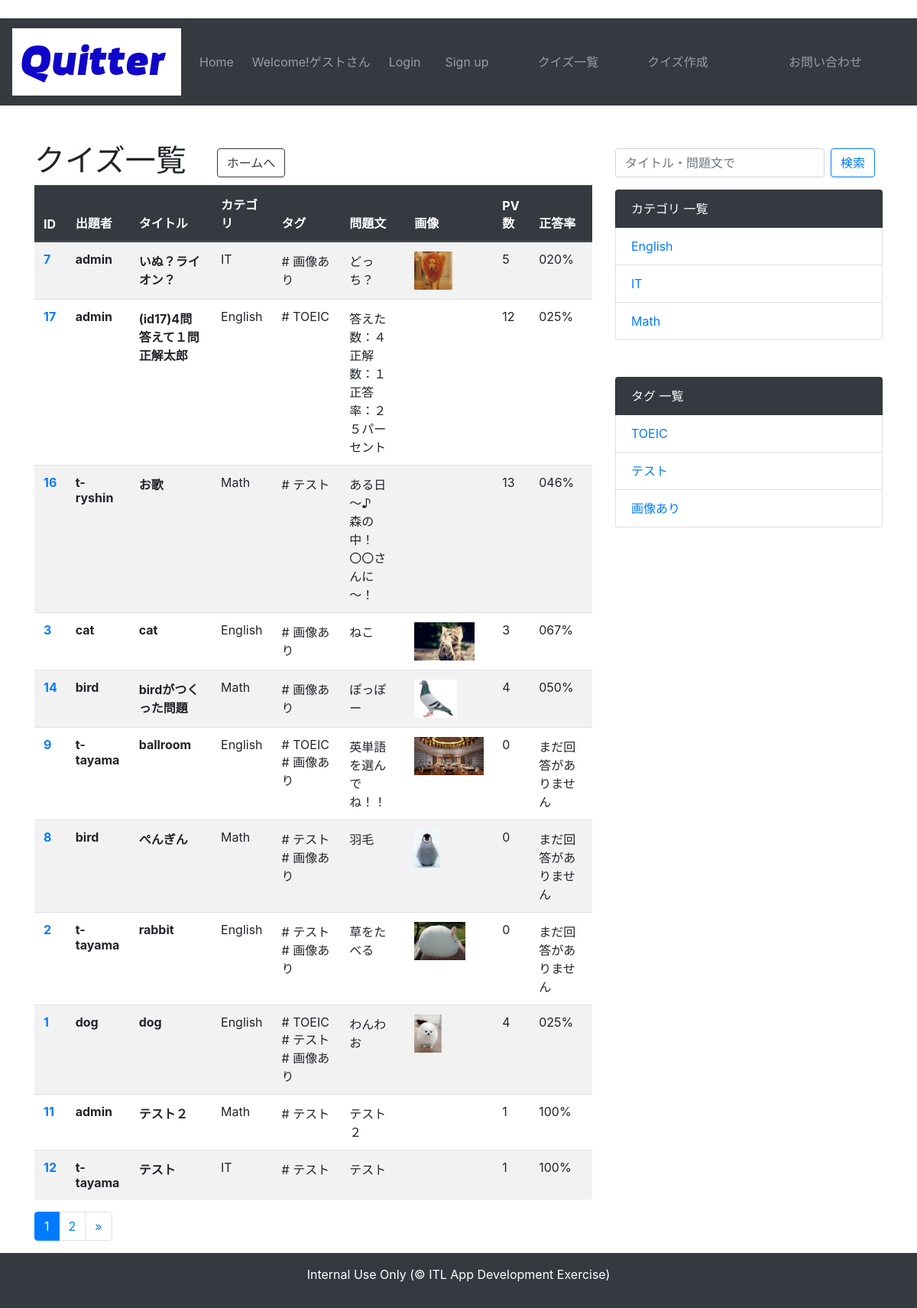
Page /quiz/list/ on the earlier database version.
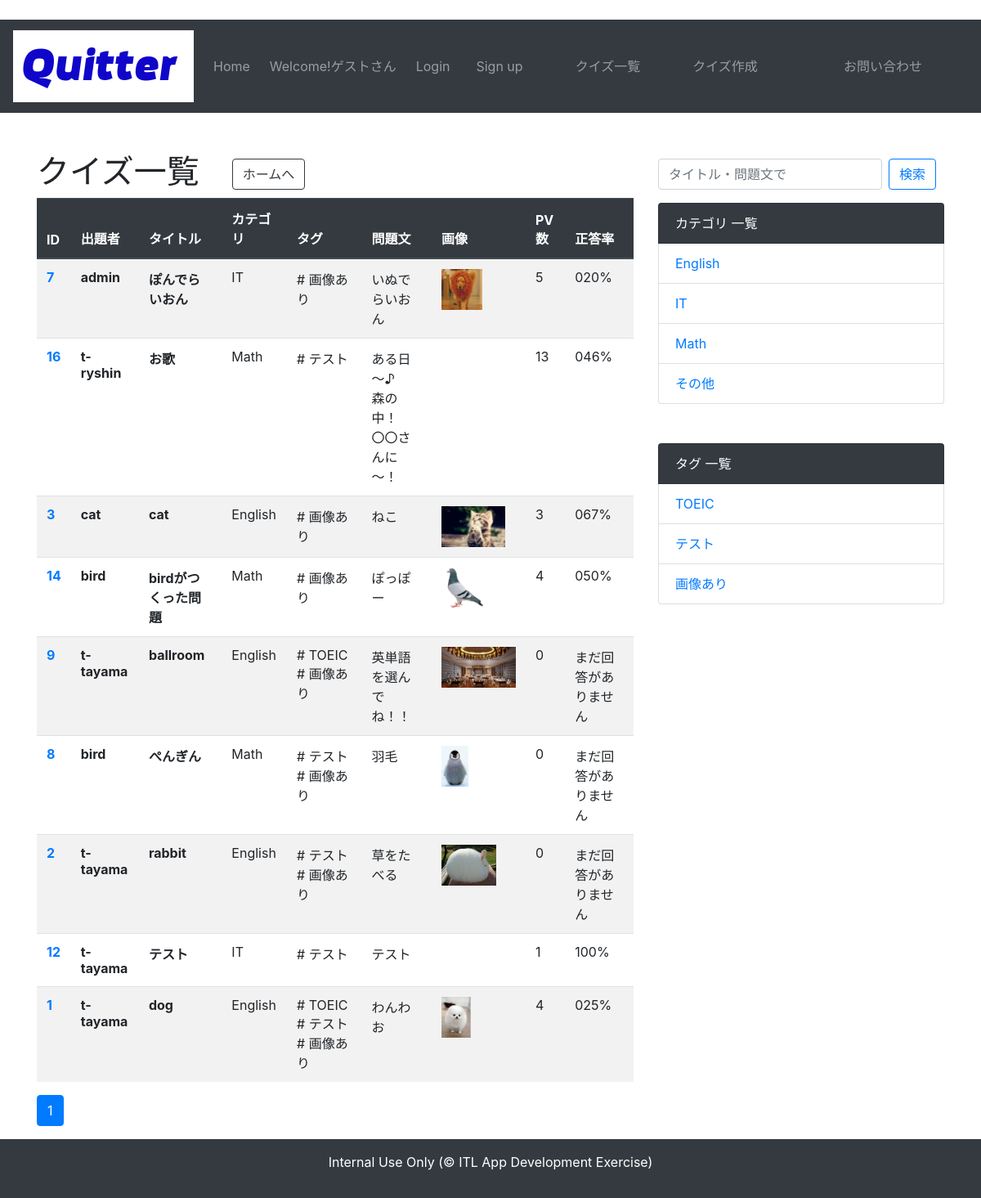
Same page on the later database version.
### quiz/models.py (models this page shows, shortened)
class Quiz(models.Model):
    QUIZ_CHOICES = (
        ('a', 'a'), ('b', 'b'), ('c', 'c'), ('d', 'd')
        )
    author = models.ForeignKey(User,verbose_name='作成者',on_delete=models.CASCADE)
    title = models.CharField('タイトル', max_length=255)
    text = models.TextField('問題文')
    image = models.ImageField('画像', upload_to='img', blank=True, null=True)
    category = models.ForeignKey(Category, verbose_name='カテゴリ', blank=False, on_delete=models.PROTECT)
    tag = models.ManyToManyField(Tag, verbose_name='タグ', blank=True)
    choice_a = models.CharField('選択肢a', max_length=255)
    choice_b = models.CharField('選択肢b', max_length=255)
    choice_c = models.CharField('選択肢c', max_length=255)
    choice_d = models.CharField('選択肢d', max_length=255)
    correct_answer = models.CharField('正解', choices=QUIZ_CHOICES, max_length=1)
    explanation = models.TextField('解説', blank=True)
    created_at = models.DateTimeField('問題更新日', default=timezone.now)

class Category(models.Model):
    name = models.CharField('カテゴリ名', max_length=255)
    def __str__(self):
        return self.name

class Tag(models.Model):
    name = models.CharField('タグ名', max_length=255)
    def __str__(self):
        return self.name

### account/models.py (models this page shows)
class User(AbstractUser):
    pass

### quiz/views.py (the view)
# urls.py: path('list/', views.QuizListView.as_view(), name='list'),
class QuizListView(ListView):
    model = Quiz
    context_object_name = 'quiz_list'
    template_name = 'quiz/list.html'
    ordering = ['-created_at']
    paginate_by = 10
    def get_context_data(self, **kwargs):
        context = super().get_context_data(**kwargs)
        all_quiz_list = Quiz.objects.order_by('-created_at')
        quiz_dict = get_quiz_dict(all_quiz_list)
        context['quiz_dict'] = quiz_dict
        return context

### quiz/context_processors.py (called while the page is built)
def common(request):
    context = {
        'category_list':Category.objects.all(),
        'tag_list':Tag.objects.all()
    }
    return context

### quiz/func.py (called while the page is built)
def get_quiz_dict(quiz_list):
    quiz_dict = {}
    for quiz in quiz_list:
        quiz_id = quiz.id
        answer = Answer.objects.filter(quiz=quiz_id) # 問題IDでフィルターした回答履歴
        total_count = answer.count() # 総回答数
        correct_count = answer.filter(is_correct=True).count() # 正解の回答数
        try:
            correct_rate = f'{correct_count / total_count * 100:03.0f}%'
        except ZeroDivisionError:
            correct_rate = "まだ回答がありません"
        quiz_dict[quiz] = {
            'total_count': total_count,
            'correct_rate': correct_rate,
        }
    return quiz_dict

### quiz/templatetags/mytag.py (called while the page is built)
@register.simple_tag
def url_replace(request, field, value):
    url_dict = request.GET.copy()
    url_dict[field] = value
    return url_dict.urlencode()

### templates/quiz/list.html (shortened to what this page needs)
{% extends 'base.html' %}
{% load static %}
{% block content %}
<h1>クイズ一覧　<a href="{% url 'quiz:index' %}"><button type="button" class="btn btn-outline-dark">ホームへ</button></a></h1>
<table class="table table-striped">
    <thead class="thead-dark">
        <tr>
            <th>ID</th>
            <th>出題者</th>
            <th>タイトル</th>
            <th>カテゴリ</th>
            <th>タグ</th>
            <th>問題文</th>
            <th>画像</th>
            <th>PV数</th>
            <th>正答率</th>
        </tr>
    </thead>
    <tbody>
        {% for quiz, value in quiz_dict.items %}
        <tr>
            <th scope="row"><a href="{% url 'quiz:detail' quiz.pk %}">{{ quiz.pk }}</a></th>
            <th>{{ quiz.author }}</th>
            <th>{{ quiz.title }}</th>
            <td>{{ quiz.category }}</td>
            <td>{% for tag in quiz.tag.all %} # {{ tag }}{% endfor %}</td>
            <td>{{ quiz.text|linebreaksbr }}</td>
            <td>{% if quiz.image %}<img src="{{ quiz.image.url }}" height=50>{% endif %}</td>
            <td>{{ value.total_count }}</td>
            <td>{{ value.correct_rate }}</td>
        </tr>
        {% endfor %}
    </tbody>
</table>
{% include 'paginate.html' %}
{% endblock content %}
{% block sidebar %}
           <ul class="list-group mt-2 mb-3">
                <form class="form-inline my-2 my-lg-0" method="GET" action="{% url 'quiz:search' %}">
                    <input class="form-control mr-sm-2" type="text" placeholder="タイトル・問題文で" aria-label="Search" name="keyword">
                    <button class="btn btn-outline-primary my-2 my-sm-0" type="submit">検索</button>
                </form>
            </ul>
            <ul class="list-group mb-5">
                <li class="list-group-item bg-dark text-white">カテゴリ 一覧</li>
                {% for category in category_list %}
                    <li class="list-group-item"><a href="{% url 'quiz:category' category.pk %}">{{ category }}</a></li>
                {% endfor %}
            </ul>
            <ul class="list-group">
                <li class="list-group-item bg-dark text-white">タグ 一覧</li>
                {% for tag in tag_list %}
                    <li class="list-group-item"><a href="{% url 'quiz:tag' tag.pk %}">{{ tag }}</a></li>
                {% endfor %}
            </ul>
{% endblock sidebar %}

Differences in the rows shown:
removed Quiz: pk "17", author "admin", title "(id17)4問答えて１問正解太郎", category "English", text "答えた数：４ 正解数：１ 正答率：２５パーセント", total_count "12", correct_rate "025%", Tag (name "TOEIC")
removed Quiz: pk "11", author "admin", title "テスト２", category "Math", text "テスト２", total_count "1", correct_rate "100%", Tag (name "テスト")
changed Quiz "admin": title "いぬ？ライオン？" → "ぽんでらいおん"; text "どっち？" → "いぬでらいおん"
shown differently, row unchanged: Quiz "テスト": moves up the list
changed Quiz "dog": author "dog" → "t-tayama"
added Category: name "その他"
Other differences:
list line gone: "2"
